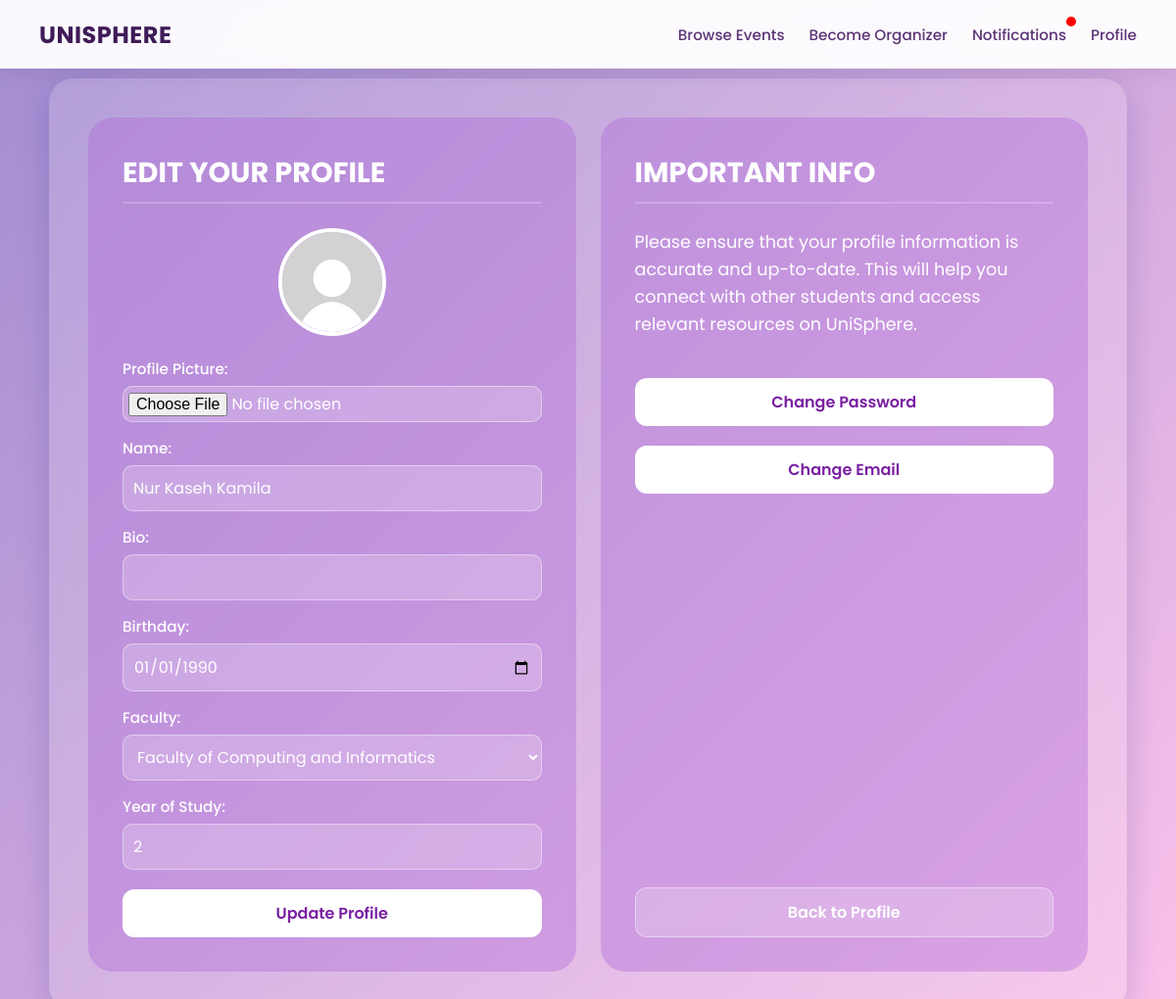
The app's page /edit_profile (signed in) with its own data.
### tables this page shows
CREATE TABLE users_general (
    student_id varchar(10) PRIMARY KEY,
    name TEXT NOT NULL,
    username TEXT NOT NULL UNIQUE,
    email TEXT NOT NULL UNIQUE,
    password TEXT NOT NULL,
    keyword TEXT,
    role TEXT NOT NULL CHECK(role IN ('user', 'organizer', 'admin')),
    is_verified INTEGER DEFAULT 0,
    pending_email TEXT,
    security_question TEXT
);

CREATE TABLE user_details (
    student_id VARCHAR(10) PRIMARY KEY,
    bio TEXT,
    birthday DATE,
    faculty TEXT,
    year_of_study INTEGER,
    profile_picture TEXT,
    FOREIGN KEY (student_id) REFERENCES users_general(student_id)
);

### app.py (the view, shortened to what this page needs)
@app.route('/edit_profile', methods=['GET', 'POST'])
def edit_profile():
    username = session.get('user')
    if not username:
        return redirect(url_for('login'))
    conn = get_db_connection()
    cursor = conn.cursor()
    cursor.execute("SELECT * FROM users_general WHERE username = ?", (username,))
    user = cursor.fetchone()
    if not user:
        conn.close()
        return "User not found"
    student_id = user["student_id"]
    cursor.execute("SELECT * FROM user_details WHERE student_id = ?", (student_id,))
    details = cursor.fetchone()
    conn.close()
    return render_template('EditProfile.html', user=user, details=details, security_question=user['security_question'])

### app.py (called while the page is built)
def get_db_connection():
    conn = sqlite3.connect('database.db')
    conn.row_factory = sqlite3.Row
    conn.execute("PRAGMA foreign_keys = 1")
    return conn

@app.context_processor
def inject_notifications():
    if 'student_id' not in session:
        return dict(unread_notifications=0)
    conn = get_db_connection()
    cursor = conn.cursor()
    cursor.execute("SELECT COUNT(*) AS total FROM notifications WHERE student_id = ? AND is_read = 0",
    (session['student_id'],))
    result = cursor.fetchone()
    conn.close()
    return dict(unread_notifications=result['total'])

### templates/EditProfile.html (shortened to what this page needs)
<!DOCTYPE html>
<html lang="en">
    <head>
    </head>
    <body>
        <nav class="navbar">
            <a class="navbar-brand" href="/user_dashboard">UniSphere</a>
            <div class="navbar-links">
                {% if session.get('role') == 'user' %}
                        <a href="/eventbrowsing">Browse Events</a>
                        <a href="/be_organizer">Become Organizer</a>
                        <a href="/notifications" class="notification-link">
                            Notifications
                            {% if unread_notifications > 0 %}
                                <span class="notification-dot"></span>
                            {% endif %}
                        </a>
                        <a href="/user_dashboard">Profile</a>
                    {% endif %}
            </div>
        </nav>
        <div class="dashboard-view">
            <div class="grid">
                <div class="card">
                    <h2>Edit Your Profile</h2>
                    <div style="text-align: center; margin-bottom: 15px;">
                        <img src="{{ url_for('static', filename='uploads/' + (details['profile_picture'] if details and details['profile_picture'] else 'default.png')) }}"
                            style="width: 110px; height: 110px; border-radius: 50%; object-fit: cover; border: 4px solid white;">
                    </div>
                    <form action="/edit_profile" method="post" enctype="multipart/form-data">
                        <label for="profile_picture">Profile Picture:</label>
                        <input type="file" id="profile_picture" name="profile_picture" accept="image/*">
                        <label for="name">Name:</label>
                        <input type="text" id="name" name="name" value="{{ user['name'] }}">
                        <label for="bio">Bio:</label>
                        <input type="text" id="bio" name="bio" value="{{ details['bio'] if details else '' }}">
                        <label for="birthday">Birthday:</label>
                        <input type="date" id="birthday" name="birthday" value="{{ details['birthday'] if details else '1990-01-01' }}">
                        <label for="faculty">Faculty:</label>
                        <select id="faculty" name="faculty">
                            <option value="Faculty of Computing and Informatics"
                                {% if not details or details['faculty'] == 'Faculty of Computing and Informatics' %}selected{% endif %} style="color: black;">
                                Faculty of Computing and Informatics
                            </option>
                        </select>
                        <label for="year_of_study">Year of Study:</label>
                        <input type="text" id="year_of_study" name="year_of_study" value="{{ details['year_of_study'] if details else '2' }}">
                        <input type="submit" value="Update Profile">
                    </form>
                </div>
                <div class="card" style="display: flex; flex-direction: column; justify-content: space-between;">
                    <div>
                        <h2>Important Info</h2>
                        <p>Please ensure that your profile information is accurate and up-to-date. This will help you connect with other students and access relevant resources on UniSphere.</p>
                        <button onclick="openPopup('passwordPopup')" class="btn">Change Password</button>
                        <button onclick="openPopup('emailPopup')" class="btn">Change Email</button>
                    </div>
                    <div>
                        <a href="{{ url_for('user_profile') }}" class="btn btn-secondary">Back to Profile</a>
                    </div>
                </div>
            </div>
        </div>
    </body>
</html>

### templates/EditProfile.html (style rules this page uses)
* { margin: 0; padding: 0; box-sizing: border-box; font-family: 'Poppins', sans-serif; }
body { background: linear-gradient(135deg, #a18cd1 0%, #fbc2eb 100%); display: flex; justify-content: center; align-items: center; min-height: 100vh; padding: 20px; padding-top: 80px; }
.navbar { position: fixed; top: 0; left: 0; width: 100%; height: 70px; background: rgba(255, 255, 255, 0.95); backdrop-filter: blur(8px); box-shadow: 0 4px 20px rgba(0, 0, 0, 0.08); display: flex; align-items: center; justify-content: space-between; padding: 0 40px; z-index: 1000; }
.notification-link { position:relative; }
.notification-dot { position:absolute; width:10px; height:10px; background:red; border-radius:50%; top:-3px; right:-10px; }
.navbar-brand { font-size: 1.5rem; font-weight: 700; color: #3f1b57; text-decoration: none; text-transform: uppercase; letter-spacing: 0.5px; }
.navbar-links { display: flex; gap: 25px; align-items: center; }
.navbar-links a { color: #5c3576; text-decoration: none; font-size: 0.95rem; font-weight: 500; transition: color 0.2s; position: relative; padding: 4px 0; }
.navbar-links a::after { content: ''; position: absolute; width: 0; height: 2px; bottom: 0; left: 0; background-color: #7b2cbf; transition: width 0.2s ease; }
.dashboard-view { width: 95%; max-width: 1100px; padding: 40px; border-radius: 25px; background: rgba(255, 255, 255, 0.15); backdrop-filter: blur(10px); color: white; box-shadow: 0 8px 32px 0 rgba(31, 38, 135, 0.2); }
.grid { display: grid; grid-template-columns: 1fr 1fr; gap: 25px; }
.card { background: rgba(176, 106, 214, 0.4); border-radius: 25px; padding: 35px; min-height: 600px; }
.card h2 { font-size: 1.8rem; font-weight: 700; margin-bottom: 25px; text-transform: uppercase; border-bottom: 2px solid rgba(255, 255, 255, 0.2); padding-bottom: 8px; }
.card p { font-size: 1.1rem; line-height: 1.6; margin-bottom: 20px; }
label { display: block; margin-top: 15px; font-weight: 500; font-size: 0.95rem; }
input[type="text"], input[type="email"], input[type="password"], input[type="date"], input[type="file"], select { width: 100%; padding: 10px; margin-top: 6px; border: 1px solid rgba(255, 255, 255, 0.4); border-radius: 10px; background: rgba(255, 255, 255, 0.2); color: white; font-size: 1rem; outline: none; }
input::placeholder { color: rgba(255, 255, 255, 0.7); }
input[type="file"] { padding: 5px; }
input[type="submit"], .btn { margin-top: 20px; padding: 12px; width: 100%; background-color: white; color: #7a1fa2; border: none; border-radius: 12px; cursor: pointer; font-weight: 600; font-size: 1rem; transition: transform 0.2s, background-color 0.3s; text-align: center; display: inline-block; text-decoration: none; }
.btn-secondary { background-color: rgba(255, 255, 255, 0.2); color: white; border: 1px solid rgba(255, 255, 255, 0.4); margin-top: 15px; }

### records on screen
users_general: name "Nur Kaseh Kamila"
user_details: birthday "01/01/1990", faculty "Faculty of Computing and Informatics", year_of_study "2"
